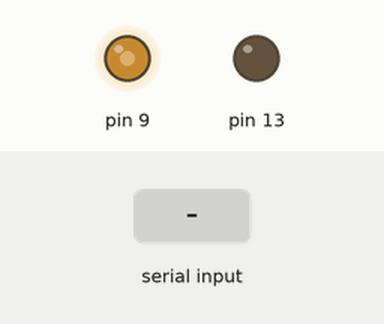
Recording of a sketch running on a simulated Arduino Uno, built with avr-gcc and run on an emulated ATmega328P. On the bench: output pins drawn as LEDs (lit = HIGH). Inputs (shaded band) come from the test bench. What the sketch prints to the serial monitor is not drawn.

Above: at 1.2 s.
1.3 s: "1" received over the second serial link
Timing chart, 0 to 4.3 s (numbered marks = the images above; inputs shaded):
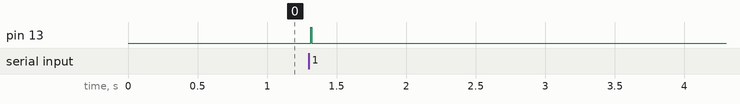

The sketch:

cheap_RX.ino
```cpp
# include <SoftwareSerial.h>
# include <IRCom.h>

# define rxPin 2
# define txPin 3

# define USERNAME "Hello from band: 1"

SoftwareSerial ir(rxPin,txPin);

int count=0;
void setup(){
  setIRpin(9);

  ir.begin(2400);
  Serial.begin(115200);
  pinMode(13, OUTPUT);

}

void loop(){
    if(ir.available()>0) {
    receiverIR();
    digitalWrite(13,1);
   }
   else {
    //delay(10);
    digitalWrite(13,0);
    transmitIR();
   }
   delay(10);
}

void receiverIR(){
     char val = ir.read();
     if(val>0){
     Serial.print(val);

    }
}
void transmitIR(){
   ir.println(USERNAME);
 }
```

Measured:
- after the input at 1.3 s, pin 13: LOW → HIGH at once, → LOW 0.01 s later
